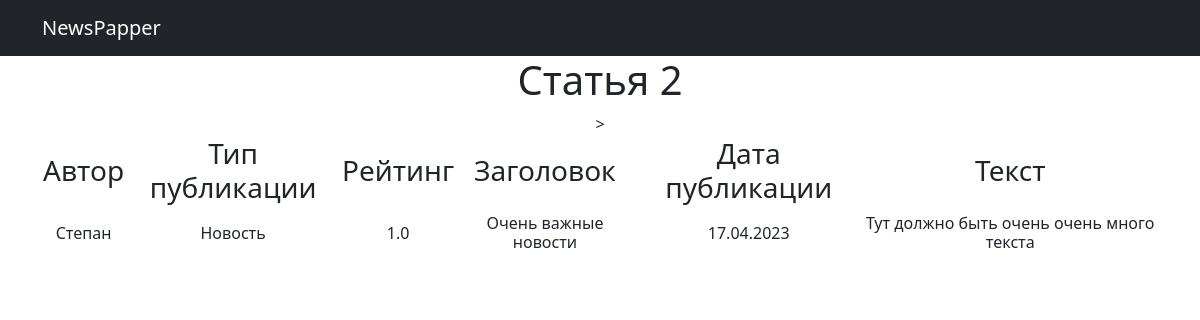
The page /news/2 on the database its author committed.
### news/models.py (models this page shows, shortened)
class Post(models.Model):
    article = 'AR'
    news = 'NE'
    POST_TYPES = [
        (article, 'Статья'),
        (news, 'Новость')
    ]
    author = models.ForeignKey(Author, on_delete=models.CASCADE)
    post_type = models.CharField(max_length=2, choices=POST_TYPES)
    time_created = models.DateTimeField(auto_now_add=True)
    categories = models.ManyToManyField(Category, through='PostCategory')
    title = models.CharField(max_length=255)
    text = models.TextField()
    rating = models.FloatField(default=0.0)

class Author(models.Model):
    rating = models.FloatField(default=0.0)
    user = models.OneToOneField(User, on_delete=models.CASCADE)
    def __str__(self):
        return self.user.username

### news/views.py (the view)
# urls.py: path('<int:pk>', PostDetail.as_view()),
class PostDetail(DetailView):
    model = Post
    template_name = 'news_pk.html'
    context_object_name = 'post'

### news/templatetags/custom_filter.py (called while the page is built)
@register.filter()
def censor(value):
   bad_words = ('падла', 'урод')
   if not isinstance(value, str):
      raise TypeError(f"unresolved type '{type(value)}' expected  type 'str'")
   for word in value.split():
      if word.lower() in bad_words:
         value = value.replace(word, f"{word[0]}{'*' * (len(word) - 2)}{word[-1]}")
   return value

### templates/news_pk.html (shortened to what this page needs)
{% extends 'flatpages/default.html' %}
{% load custom_filter %}
{% block content %}
	<h1>Статья {{post.id}}</h1>
   {% if post %}
       <table>
           <tr>
               <td><h3>Автор</h3></td>
               <td><h3>Тип публикации</h3></td>
               <td><h3>Рейтинг</h3></td>
               <td><h3>Заголовок</h3></td>
               <td><h3>Дата публикации</h3></td>
               <td><h3>Текст</h3></td>
           </tr>
           <tr>
               <td><h6>{{ post.author}}</h6></td>
               <td><h6>{{ post.get_post_type_display }}</h6></td>
               <td><h6>{{ post.rating}}</h6></td>
               <td><h6>{{ post.title | censor}}</h6></td>
               <td><h6>{{ post.time_created|date:'j.m.Y' }}</h6></td>
               <td><h6>{{ post.text | censor}}</h6></td>>
           </tr>
       </table>
   {% else %}
       <h2>Постов нет!!</h2>
   {% endif %}
{% endblock content %}

### rows shown on the page
Post: id "2", author "Степан", post_type "Новость", rating "1.0", title|censor "Очень важные новости", time_created "17.04.2023", text|censor "Тут должно быть очень очень много текста"
